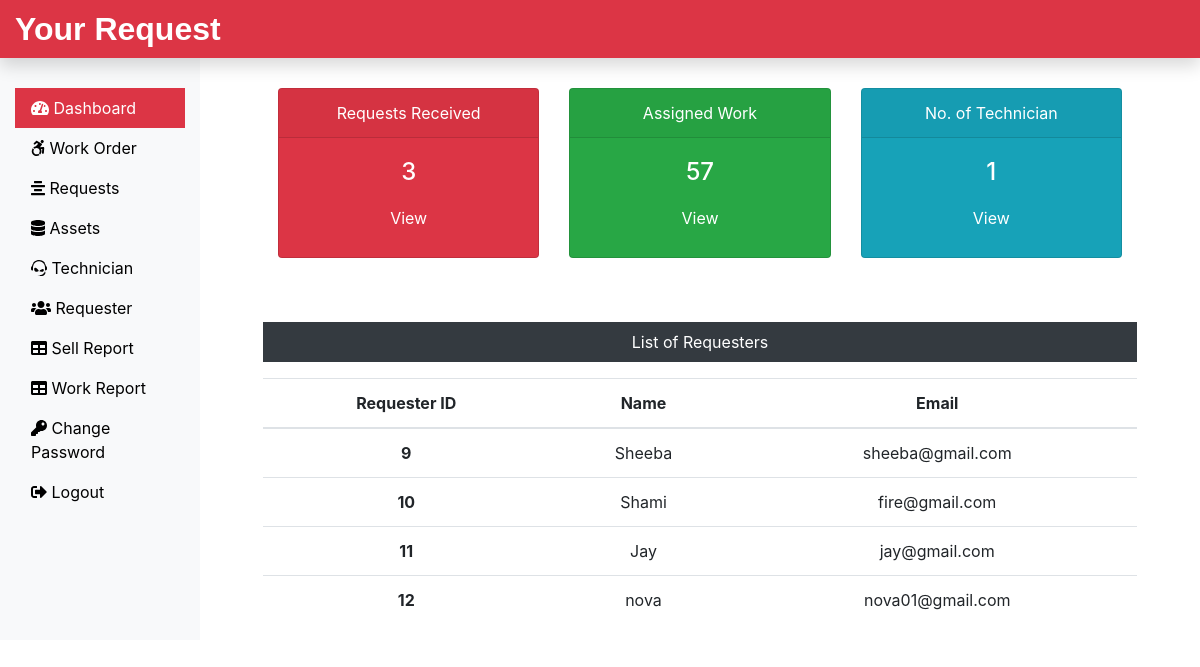
The app's page /Admin/dashboard.php (signed in) with its own data.
### tables this page shows
CREATE TABLE `requesterlogin_tb` (
  `r_login_id` int(11) NOT NULL,
  `r_name` varchar(60) NOT NULL,
  `r_email` varchar(60) NOT NULL,
  `r_password` varchar(60) NOT NULL
);

### Admin/dashboard.php (the view, shortened to what this page needs)
<?php
include('includes/header.php');
include('../dbConnection.php');
 $sql = "SELECT max(request_id) FROM submitrequest_tb";
 $result = $conn->query($sql);
 $row = mysqli_fetch_row($result);
 $submitrequest = $row[0];
 $sql = "SELECT max(request_id) FROM assignwork_tb";
 $result = $conn->query($sql);
 $row = mysqli_fetch_row($result);
 $assignwork = $row[0];
 $sql = "SELECT * FROM technician_tb";
 $result = $conn->query($sql);
 $totaltech = $result->num_rows;
?>
<div class="col-sm-9 col-md-10">
  <div class="row mx-5 text-center">
    <div class="col-sm-4 mt-5">
      <div class="card text-white bg-danger mb-3" style="max-width: 18rem;">
        <div class="card-header">Requests Received</div>
        <div class="card-body">
          <h4 class="card-title">
            <?php echo $submitrequest; ?>
          </h4>
          <a class="btn text-white" href="request.php">View</a>
        </div>
      </div>
    </div>
    <div class="col-sm-4 mt-5">
      <div class="card text-white bg-success mb-3" style="max-width: 18rem;">
        <div class="card-header">Assigned Work</div>
        <div class="card-body">
          <h4 class="card-title">
            <?php echo $assignwork; ?>
          </h4>
          <a class="btn text-white" href="work.php">View</a>
        </div>
      </div>
    </div>
    <div class="col-sm-4 mt-5">
      <div class="card text-white bg-info mb-3" style="max-width: 18rem;">
        <div class="card-header">No. of Technician</div>
        <div class="card-body">
          <h4 class="card-title">
            <?php echo $totaltech; ?>
          </h4>
          <a class="btn text-white" href="technician.php">View</a>
        </div>
      </div>
    </div>
  </div>
  <div class="mx-5 mt-5 text-center">
    <p class=" bg-dark text-white p-2">List of Requesters</p>
    <?php
    $sql = "SELECT * FROM requesterlogin_tb";
    $result = $conn->query($sql);
    if($result->num_rows > 0){
 echo '<table class="table">
  <thead>
   <tr>
    <th scope="col">Requester ID</th>
    <th scope="col">Name</th>
    <th scope="col">Email</th>
   </tr>
  </thead>
  <tbody>';
  while($row = $result->fetch_assoc()){
   echo '<tr>';
    echo '<th scope="row">'.$row["r_login_id"].'</th>';
    echo '<td>'. $row["r_name"].'</td>';
    echo '<td>'.$row["r_email"].'</td>';
  }
 echo '</tbody>
 </table>';
} else {
  echo "0 Result";
}
?>
  </div>
</div>
</div>
</div>
<?php
include('includes/footer.php');
?>

### css/custom.css (style rules this page uses)
a { color: black; }

### records on screen
requesterlogin_tb: r_login_id "9", r_name "Sheeba", r_email "sheeba@gmail.com"
requesterlogin_tb: r_login_id "10", r_name "Shami", r_email "fire@gmail.com"
requesterlogin_tb: r_login_id "11", r_name "Jay", r_email "jay@gmail.com"
requesterlogin_tb: r_login_id "12", r_name "nova", r_email "nova01@gmail.com"

### other values on screen
$submitrequest "3"
$assignwork "57"
$totaltech "1"
